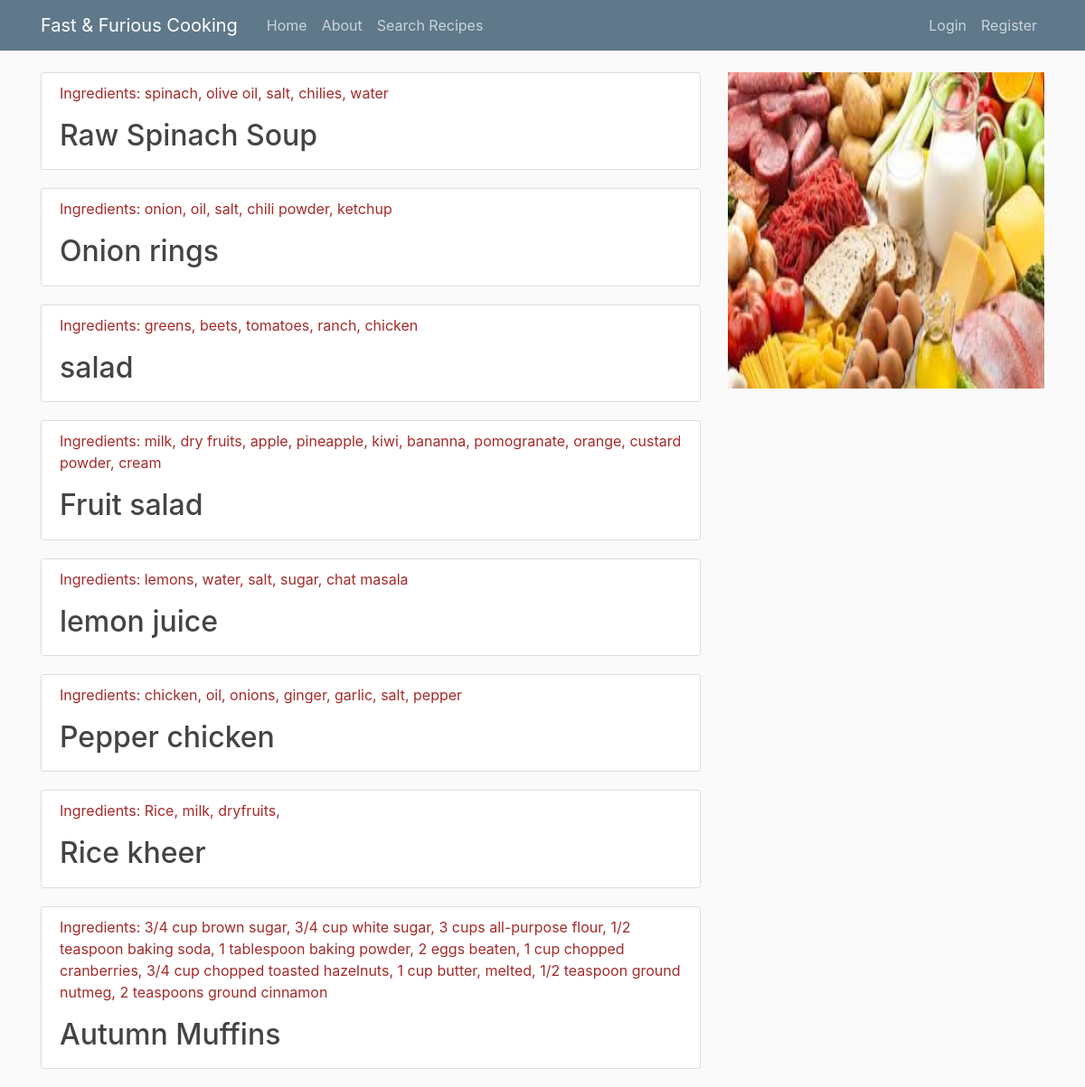
The page / on the database its author committed.
### recipes/models.py (models this page shows, shortened)
class Recipes(models.Model):
    title = models.CharField(max_length=100)
    ingredients = models.TextField()
    content = models.TextField()
    date_posted = models.DateTimeField(default=timezone.now)
    author = models.ForeignKey(User, on_delete=models.CASCADE)

### recipes/views.py (the view)
# urls.py: 2. Add a URL to urlpatterns:  path('', views.home, name='home')
def home(request):
    context={
        'recipes': Recipes.objects.all()
    }
    return render(request,'recipes/home.html', context)

### recipes/templates/recipes/home.html
{% extends "recipes/base.html" %}
{% block content%}
  {% for recipe in recipes %}
     <article class="media content-section">
      <div class="media-body">
          <p style="color:brown;"> Ingredients: {{ recipe.ingredients}}</p>
          <h2><a class="article-title" href="{% url 'recipes-detail' recipe.id %}"> {{ recipe.title }}</a></h2>
      </div>
    </article>
  {% endfor %}
{% endblock content%}

### recipes/static/recipes/main.css (style rules this page uses)
body { background: #fafafa; color: #333333; margin-top: 5rem; }
h1, h2, h3, h4, h5, h6 { color: #444444; }
.content-section { background: #ffffff; padding: 10px 20px; border: 1px solid #dddddd; border-radius: 3px; margin-bottom: 20px; }
.article-title { color: #444444; }

### rows shown on the page
Recipes: ingredients "spinach, olive oil, salt, chilies, water", title "Raw Spinach Soup"
Recipes: ingredients "onion, oil, salt, chili powder, ketchup", title "Onion rings"
Recipes: ingredients "greens, beets, tomatoes, ranch, chicken", title "salad"
Recipes: ingredients "milk, dry fruits, apple, pineapple, kiwi, bananna, pomogranate, orange, custard powder, cream", title "Fruit salad"
Recipes: ingredients "lemons, water, salt, sugar, chat masala", title "lemon juice"
Recipes: ingredients "chicken, oil, onions, ginger, garlic, salt, pepper", title "Pepper chicken"
Recipes: ingredients "Rice, milk, dryfruits,", title "Rice kheer"
Recipes: ingredients "3/4 cup brown sugar, 3/4 cup white sugar, 3 cups all-purpose flour, 1/2 teaspoon baking soda, 1 tablespoon baking powder, 2 eggs beaten, 1 cup chopped cranberries, 3/4 cup chopped toasted hazelnuts, 1 cup butter, melted, 1/2 teaspoon ground nutmeg, 2 teaspoons ground cinnamon", title "Autumn Muffins"
